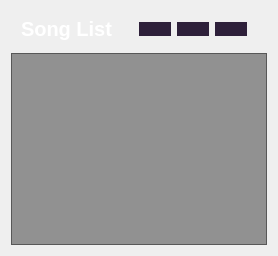
    <widget class="QWidget" name="song_list_page">
     <layout class="QVBoxLayout" name="verticalLayout">
      <item>
       <widget class="QFrame" name="frame_5">
        <property name="styleSheet">
         <string notr="true">background-color: rgba(255, 255, 255, 0);</string>
        </property>
        <property name="frameShape">
         <enum>QFrame::StyledPanel</enum>
        </property>
        <property name="frameShadow">
         <enum>QFrame::Raised</enum>
        </property>
        <layout class="QHBoxLayout" name="horizontalLayout_4">
         <property name="topMargin">
          <number>0</number>
         </property>
         <property name="bottomMargin">
          <number>0</number>
         </property>
         <item>
          <widget class="QLabel" name="label_6">
           <property name="font">
            <font>
             <pointsize>15</pointsize>
             <weight>75</weight>
             <bold>true</bold>
            </font>
           </property>
           <property name="styleSheet">
            <string notr="true">color: rgb(255, 255, 255);</string>
           </property>
           <property name="text">
            <string>Song List</string>
           </property>
          </widget>
         </item>
         <item>
          <widget class="QFrame" name="frame_6">
           <property name="maximumSize">
            <size>
             <width>130</width>
             <height>16777215</height>
            </size>
           </property>
           <property name="frameShape">
            <enum>QFrame::StyledPanel</enum>
           </property>
           <property name="frameShadow">
            <enum>QFrame::Raised</enum>
           </property>
           <layout class="QHBoxLayout" name="horizontalLayout_3">
            <item>
             <widget class="QPushButton" name="add_songs_btn">
              <property name="cursor">
               <cursorShape>PointingHandCursor</cursorShape>
              </property>
              <property name="styleSheet">
               <string notr="true">QPushButton{
background-color: rgb(46, 32, 58);
border-radius: 10px;
border:none;
}
QPushButton:hover{
	background-color: rgb(57, 46, 69);
}
QPushButton:pressed{
	background-color: rgb(112, 0, 132);
}</string>
              </property>
              <property name="text">
               <string/>
              </property>
              <property name="icon">
               <iconset resource="res.qrc">
                <normaloff>:/img/utils/images/addFromLocal.png</normaloff>:/img/utils/images/addFromLocal.png</iconset>
              </property>
              <property name="iconSize">
               <size>
                <width>32</width>
                <height>32</height>
               </size>
              </property>
             </widget>
            </item>
            <item>
             <widget class="QPushButton" name="delete_selected_btn">
              <property name="cursor">
               <cursorShape>PointingHandCursor</cursorShape>
              </property>
              <property name="styleSheet">
               <string notr="true">QPushButton{
background-color: rgb(46, 32, 58);
border-radius: 10px;
border:none;
}
QPushButton:hover{
	background-color: rgb(57, 46, 69);
}
QPushButton:pressed{
	background-color: rgb(112, 0, 132);
}</string>
              </property>
              <property name="text">
               <string/>
              </property>
              <property name="icon">
               <iconset resource="res.qrc">
                <normaloff>:/img/utils/images/clear.png</normaloff>:/img/utils/images/clear.png</iconset>
              </property>
              <property name="iconSize">
               <size>
                <width>32</width>
                <height>32</height>
               </size>
              </property>
             </widget>
            </item>
            <item>
             <widget class="QPushButton" name="delete_all_songs_btn">
              <property name="cursor">
               <cursorShape>PointingHandCursor</cursorShape>
              </property>
              <property name="styleSheet">
               <string notr="true">QPushButton{
background-color: rgb(46, 32, 58);
border-radius: 10px;
border:none;
}
QPushButton:hover{
	background-color: rgb(57, 46, 69);
}
QPushButton:pressed{
	background-color: rgb(112, 0, 132);
}</string>
              </property>
              <property name="text">
               <string/>
              </property>
              <property name="icon">
               <iconset resource="res.qrc">
                <normaloff>:/img/utils/images/remove.png</normaloff>:/img/utils/images/remove.png</iconset>
              </property>
              <property name="iconSize">
               <size>
                <width>32</width>
                <height>32</height>
               </size>
              </property>
             </widget>
            </item>
           </layout>
          </widget>
         </item>
        </layout>
       </widget>
      </item>
      <item>
       <widget class="QListWidget" name="loaded_songs_listWidget">
        <property name="font">
         <font>
          <pointsize>13</pointsize>
          <weight>75</weight>
          <bold>true</bold>
         </font>
        </property>
        <property name="cursor" stdset="0">
         <cursorShape>PointingHandCursor</cursorShape>
        </property>
        <property name="styleSheet">
         <string notr="true">color: rgb(86, 227, 194);
background-color: rgba(0, 0, 0, 100);

selection-background-color: rgb(255, 140, 64);
selection-color: rgb(255, 255, 255);
padding:10px;
</string>
        </property>
        <property name="verticalScrollBarPolicy">
         <enum>Qt::ScrollBarAlwaysOff</enum>
        </property>
        <property name="horizontalScrollBarPolicy">
         <enum>Qt::ScrollBarAlwaysOff</enum>
        </property>
       </widget>
      </item>
     </layout>
    </widget>
